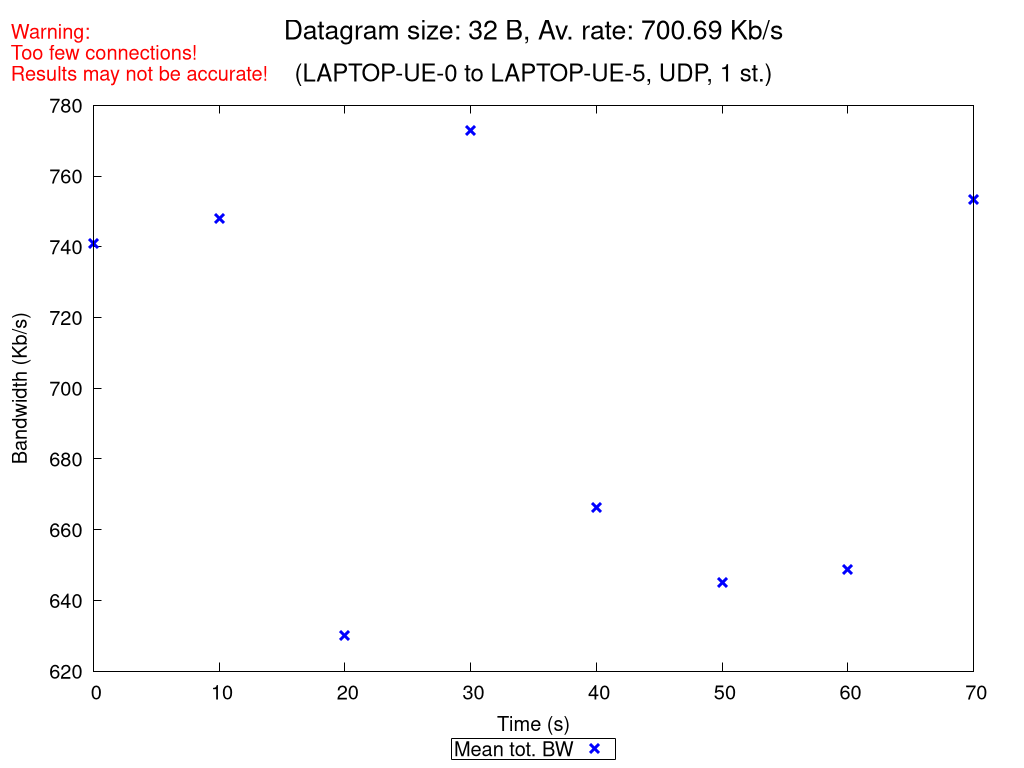

Generate this figure with gnuplot:
set terminal pngcairo nocrop enhanced size 1024,768 font "Verdana,15"
set output "UDP_1_st_2020_10_18_09-41-26_one2two_00032B.png"

set title "{/=20 Datagram size: 32 B, Av. rate: 700.69 Kb/s}\n\n{/=18 (LAPTOP-UE-0 to LAPTOP-UE-5, UDP, 1 st.)}"
set label "Warning:\nToo few connections!\nResults may not be accurate!" at screen 0.01, screen 0.96 tc rgb "red"

set xlabel "Time (s)"
set ylabel "Bandwidth (Kb/s)"
set ytics nomirror
set key bmargin center horizontal box samplen 1 width -1
set bmargin 4.6
set rmargin 4.5

rf = 1000.0  # rate factor
set style fill transparent solid 0.2 noborder
set autoscale xfix
plot "UDP_1_st_2020_10_18_09-41-26_one2two_00032B_iperf_processed.dat" using 1:($2/rf-$3/rf):($2/rf+$3/rf) with filledcurves lc rgb "blue" notitle, \
     "" using 1:($2/rf) with points pt 2 ps 1.5 lw 3 lc rgb "blue" title "Mean tot. BW", \
